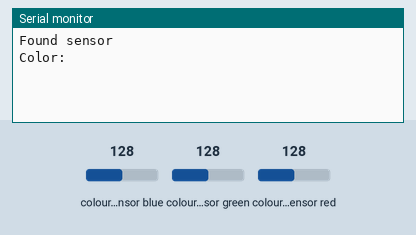
Simulated run of this sketch. Board: Arduino Uno, built with avr-gcc and run on an emulated ATmega328P. On the bench: the last lines printed to the serial monitor. The test bench sets the inputs (shaded band); at power-on: colour sensor blue 128, colour sensor green 128, colour sensor red 128.

Above: at 1.9 s.
2.0 s: colour sensor blue set to 5
At 4.0 s:
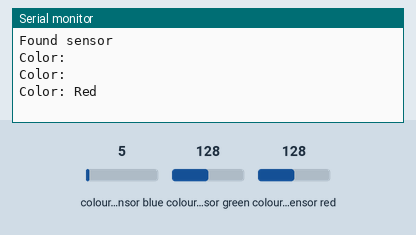
5.7 s: colour sensor green set to 191
At 8.2 s:
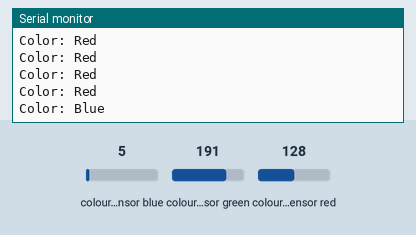
9.9 s: colour sensor red set to 250
At 12.4 s:
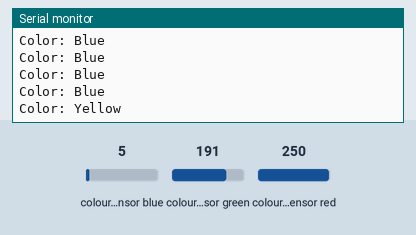

The sketch:

final_color_sense.ino
```cpp
#include <Wire.h>
#include "Adafruit_TCS34725.h"

//ACCURATE ONLY FROM 0 - 95mm(3.75 in) max

const int COLOR_SAMPLE[][6] = { //ColorTemp, Lux, RGB values, clear value
  {1828, 64828, 2832, 330, 424, 3362},       //red_1 -- close
  {1883, 64929, 2629, 350, 418, 3216},       //red_2 -- 2 in away
  {1940, 65169, 1863, 298, 319, 2361},       //red_3 -- 2 in away

  {7724, 3276, 687, 2746, 1140, 4566},       //green_1 -- close
  {8524, 4531, 801, 3730, 1497, 6022},       //green_2 -- 2 in away
  {1891, 64989, 2471, 344, 394, 3049},       //green_3 -- 2 in away
  // {1895, 64997, 2479, 352, 397, 3069},       //green_4 -- 2 in away

  {1863, 65003, 2268, 293, 355, 2748 },       //blue_1 -- close
  {47607, 64542, 432, 1522, 4450, 6262},      //blue_2 --
  {6298, 3063, 748, 2539, 958, 4207},         //blue_3 --
  // {35508, 64895, 461, 1370, 3627, 5331},      //blue_4--
  // {42844, 64626, 536, 1848, 4992, 7206},      //blue_5 --


  {0, 1629, 3146, 4281, 5610, 10240},        //white_1 -- close
  {0, 2459, 3676, 5728, 7362, 10240},        //white_2 --
  {0, 1581, 2487, 3455, 4187, 9836},         //white_3 --


  {0, 64081, 1676, 1631, 4762, 7770},       //purple_1 -- close
  {0, 63639, 2197, 2196, 6353, 10240},       //purple_2 --
  // {11664, 64724, 1228, 1204, 3162, 5417},    //purple_3 --
  {11129, 64627, 1518, 1456, 3709, 6463},    //purple_4 --


  {2596, 1422, 3542, 2191, 1210, 6681},     //yellow_1 -- close
  {2482, 1085, 2814, 1673, 877, 5166},      //yellow_2 --
  {9333, 65067, 1107, 966, 2234, 4170},     //yellow_3 --
  // {8815, 65145, 997, 831, 1885, 3590},      //yellow_4 --

};
const char* COLOR_NAME[] = {
  "Red", "Red", "Red",
  "Green", "Green", "Green",
  "Blue", "Blue", "Blue",
  "White", "White", "White",
  "Purple", "Purple", "Purple",
  "Yellow" "Yellow", "Yellow",
};

Adafruit_TCS34725 tcs = Adafruit_TCS34725(TCS34725_INTEGRATIONTIME_24MS, TCS34725_GAIN_16X);

int getColorDis(int red, int green, int blue, int lux, int cTemp, int SAMPLE[5]){
  //ColorTemp, Lux, RGB values, clear value
  // Serial.print("sample testing var: ");Serial.println(SAMPLE[0]);
  return sqrt(
    pow(red - SAMPLE[2], 2)
    + pow(green - SAMPLE[3], 2)
    + pow(blue - SAMPLE[4], 2)
  );
}


char* discrim(int R, int G, int B, int LUX, int CTEMP){
  int colorDis;               //color dis
  int best_colDis = 3000;            //what it says
  char* possible_color = "NULL";       //least dis

  for(int i=0; i< 18; i++){
      colorDis = getColorDis(R, G, B, LUX, CTEMP,  COLOR_SAMPLE[i]);
      if(colorDis < 50 || colorDis < best_colDis){
          best_colDis = colorDis;
          possible_color = COLOR_NAME[i];
      }
  }
  return possible_color;
}

void setup(void) {
  Serial.begin(9600);

  if (tcs.begin()) {
    Serial.println("Found sensor");
  } else {
    Serial.println("No TCS34725 found ... check your connections");
    while (1);
  }
}


void loop(void) {
  uint16_t r, g, b, c, colorTemp, lux;


  tcs.getRawData(&r, &g, &b, &c);
  colorTemp = tcs.calculateColorTemperature_dn40(r, g, b, c);
  lux = tcs.calculateLux(r, g, b);

  delay(1000);

  char* color = discrim(r, g, b, lux, colorTemp);
  Serial.print("Color: ");Serial.println(color);

  // Serial.print("Color Temp: "); Serial.print(colorTemp, DEC); Serial.print(" K - ");
  // Serial.print("Lux: "); Serial.print(lux, DEC); Serial.print(" - ");
  // Serial.print("R: "); Serial.print(r, DEC); Serial.print(" ");
  // Serial.print("G: "); Serial.print(g, DEC); Serial.print(" ");
  // Serial.print("B: "); Serial.print(b, DEC); Serial.print(" ");
  // Serial.print("C: "); Serial.print(c, DEC); Serial.println(" ");
}
```

Measured:
- after the input at 2.0 s, the serial monitor: prints a new line after 1.2 s (image 1)
- after the input at 5.7 s, the serial monitor: prints a new line after 1.7 s (image 2)
- after the input at 9.9 s, the serial monitor: prints a new line after 1.7 s (image 3)
